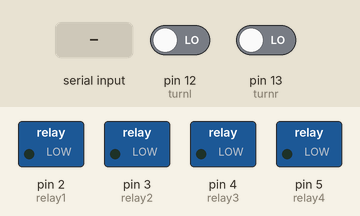
Recording of a sketch running on a simulated Arduino Uno, built with avr-gcc and run on an emulated ATmega328P. On the bench: switched loads named in the sketch (green lamp = pin HIGH). Inputs (shaded band) come from the test bench; at power-on: pin 12 (turnl) LOW, pin 13 (turnr) LOW.

Above: at 1.2 s.
1.3 s: "F" received over the second serial link
At 2.5 s:
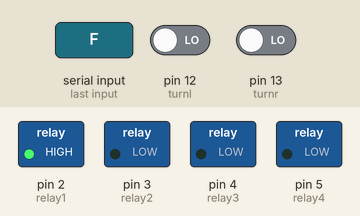
2.8 s: "B" received over the second serial link
At 3.9 s:
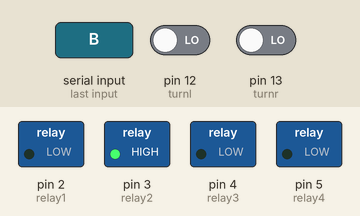
4.3 s: "L" received over the second serial link
At 5.0 s:
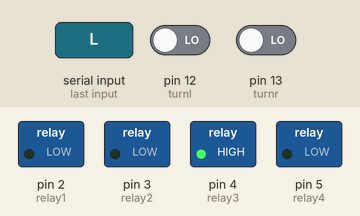
5.8 s: "R" received over the second serial link
At 6.2 s:
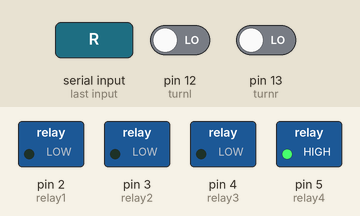
7.3 s: "1" received over the second serial link
At 8.5 s:
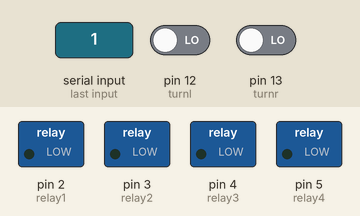
Timing chart, 0 to 9.8 s (numbered marks = the images above; inputs shaded):
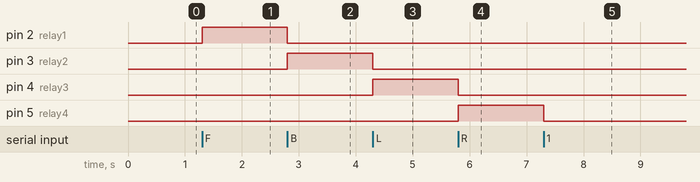

The sketch:

RCCAR.ino
```cpp
#include <SoftwareSerial.h>

SoftwareSerial BTserial(11, 10); // RX, TX
int relay1 = 2;
int relay2 = 3;
int relay3 = 4;
int relay4 = 5;
int turnl = 12;
int turnr = 13;
char A;

void setup() {
  Serial.begin(115200);
  pinMode(relay1, OUTPUT);
  pinMode(relay2, OUTPUT);
  pinMode(relay3, OUTPUT);
  pinMode(relay4, OUTPUT);
  pinMode(turnl, INPUT);
  pinMode(turnr, INPUT);
  digitalWrite(relay1, LOW);
  digitalWrite(relay2, LOW);
  digitalWrite(relay3, LOW);
  digitalWrite(relay4, LOW);
  digitalWrite(turnl, LOW);
  digitalWrite(turnr, LOW);
  BTserial.begin(115200);
}

void loop() {
  /*String t; //string to hold data from BT module
  while(mySerial.available()) { //keep reading bytes while they are still more in the buffer
  Serial.write(mySerial.read());
  mySerial.write(mySerial.read());
    char t = mySerial.read();
  }

  //if(t.length()) { //if string is not empty do the following
    if (t == "A")
    digitalWrite(led, HIGH);
    else if (t == "B")
    digitalWrite(led, LOW);
*/
if(BTserial.available())
  A = BTserial.read();

    if (A == 'F')
      digitalWrite(relay1, HIGH);
        else
          digitalWrite(relay1, LOW);
    if (A == 'B')
      digitalWrite(relay2, HIGH);
        else
          digitalWrite(relay2, LOW);
    if ((A == 'L') && (digitalRead(turnl) == LOW))
      digitalWrite(relay3, HIGH);
        else
          digitalWrite(relay3, LOW);
    if ((A == 'R')&&(digitalRead(turnr) == LOW))
      digitalWrite(relay4, HIGH);
        else
          digitalWrite(relay4, LOW);
}
```

Measured:
- after the input at 1.3 s, pin 2 (relay1): LOW → HIGH at once
- after the input at 2.8 s, pin 2 (relay1): HIGH → LOW at once; pin 3 (relay2): LOW → HIGH at once
- after the input at 4.3 s, pin 3 (relay2): HIGH → LOW at once; pin 4 (relay3): LOW → HIGH at once
- after the input at 5.8 s, pin 4 (relay3): HIGH → LOW at once; pin 5 (relay4): LOW → HIGH at once
- after the input at 7.3 s, pin 5 (relay4): HIGH → LOW at once
